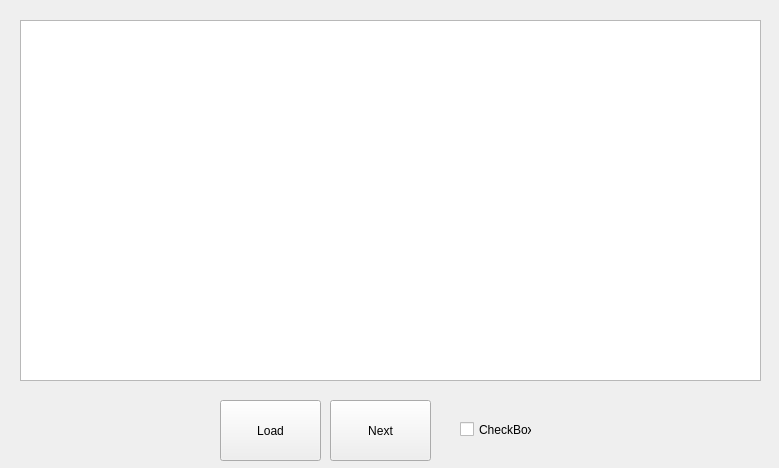
<?xml version="1.0" encoding="UTF-8"?>
<ui version="4.0">
 <class>Form_BelieveOrNot</class>
 <widget class="QWidget" name="Form_BelieveOrNot">
  <property name="geometry">
   <rect>
    <x>0</x>
    <y>0</y>
    <width>779</width>
    <height>468</height>
   </rect>
  </property>
  <property name="windowTitle">
   <string>Form</string>
  </property>
  <widget class="QTextBrowser" name="textBrowser">
   <property name="geometry">
    <rect>
     <x>20</x>
     <y>20</y>
     <width>741</width>
     <height>361</height>
    </rect>
   </property>
  </widget>
  <widget class="QCheckBox" name="checkBox">
   <property name="geometry">
    <rect>
     <x>460</x>
     <y>420</y>
     <width>72</width>
     <height>19</height>
    </rect>
   </property>
   <property name="text">
    <string>CheckBox</string>
   </property>
  </widget>
  <widget class="QPushButton" name="pushButton_Load">
   <property name="geometry">
    <rect>
     <x>220</x>
     <y>400</y>
     <width>101</width>
     <height>61</height>
    </rect>
   </property>
   <property name="text">
    <string>Load</string>
   </property>
  </widget>
  <widget class="QPushButton" name="pushButton_Next">
   <property name="geometry">
    <rect>
     <x>330</x>
     <y>400</y>
     <width>101</width>
     <height>61</height>
    </rect>
   </property>
   <property name="text">
    <string>Next</string>
   </property>
  </widget>
 </widget>
 <resources/>
 <connections/>
</ui>
